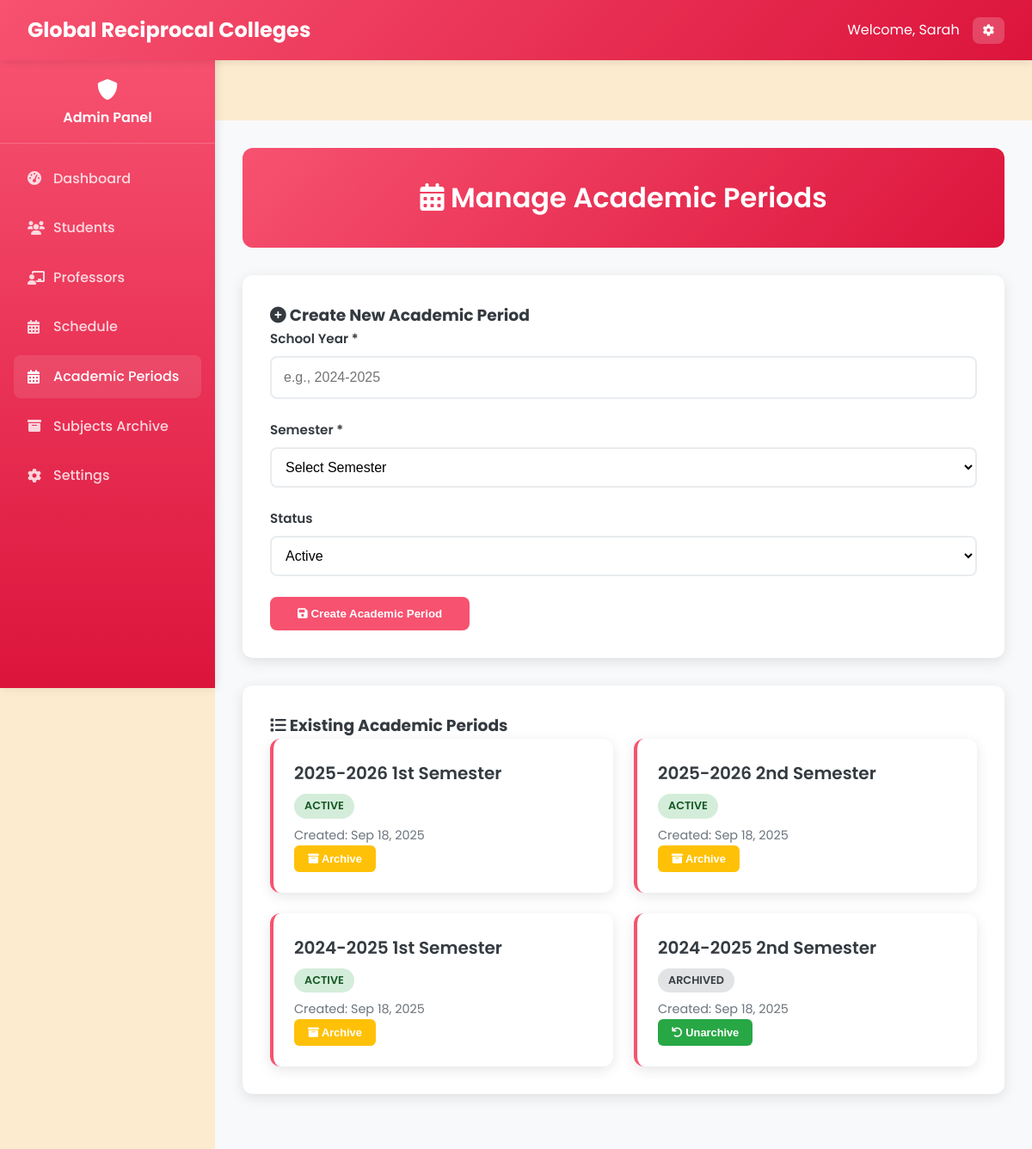
The app's page /Admin/admin_manage_academic_periods.php (signed in) with its own data.
### tables this page shows
CREATE TABLE `school_year_semester` (
  `id` int(11) NOT NULL,
  `school_year` varchar(20) NOT NULL,
  `semester` enum('1st Semester','2nd Semester','Summer') NOT NULL,
  `status` enum('Active','Archived') DEFAULT 'Active',
  `created_at` timestamp NOT NULL DEFAULT current_timestamp(),
  `updated_at` timestamp NOT NULL DEFAULT current_timestamp() ON UPDATE current_timestamp()
);

### Admin/admin_manage_academic_periods.php (the view, shortened to what this page needs)
<?php
require_once '../php/db.php';
try {
    $stmt = $pdo->query("SELECT * FROM school_year_semester ORDER BY school_year DESC, semester");
    $academic_periods = $stmt->fetchAll(PDO::FETCH_ASSOC);
} catch (PDOException $e) {
    $error = 'Error fetching academic periods: ' . $e->getMessage();
    $academic_periods = [];
}
?>
<!DOCTYPE html>
<html lang="en">
<head>
    <link rel="stylesheet" href="../css/styles_fixed.css">
    <link rel="stylesheet" href="https://cdnjs.cloudflare.com/ajax/libs/font-awesome/6.0.0/css/all.min.css">
</head>
<body>
    <?php include '../includes/navbar_admin.php'; ?>
    <?php include '../includes/sidebar_admin.php'; ?>
    <main class="main-content">
        <div class="page-header">
            <h1 class="page-title"><i class="fas fa-calendar-alt"></i> Manage Academic Periods</h1>
        </div>
        <div class="content-card">
            <h3><i class="fas fa-plus-circle"></i> Create New Academic Period</h3>
            <form method="POST">
                <div class="form-group">
                    <label class="form-label" for="school_year">School Year *</label>
                    <input type="text" id="school_year" name="school_year" class="form-input" placeholder="e.g., 2024-2025" required>
                </div>
                <div class="form-group">
                    <label class="form-label" for="semester">Semester *</label>
                    <select id="semester" name="semester" class="form-select" required>
                        <option value="">Select Semester</option>
                    </select>
                </div>
                <div class="form-group">
                    <label class="form-label" for="status">Status</label>
                    <select id="status" name="status" class="form-select">
                        <option value="Active">Active</option>
                    </select>
                </div>
                <button type="submit" class="btn-submit">
                    <i class="fas fa-save"></i> Create Academic Period
                </button>
            </form>
        </div>
        <div class="content-card">
            <h3><i class="fas fa-list"></i> Existing Academic Periods</h3>
            <?php if (empty($academic_periods)): ?>
                <div class="no-data">
                    <p>No academic periods found. Create your first academic period above.</p>
                </div>
            <?php else: ?>
                <div class="grid">
                    <?php foreach ($academic_periods as $period): ?>
                        <div class="card">
                            <div class="card-title"><?php echo htmlspecialchars($period['school_year'] . ' ' . $period['semester']); ?></div>
                            <span class="status status-<?php echo strtolower($period['status']); ?>">
                                <?php echo $period['status']; ?>
                            </span>
                            <div class="card-meta">
                                Created: <?php echo date('M d, Y', strtotime($period['created_at'])); ?>
                            </div>
                            <?php if ($period['status'] === 'Archived'): ?>
                                <form method="POST" style="display: inline;">
                                    <button type="submit" class="btn-unarchive" onclick="return confirm('Are you sure you want to unarchive this academic period?')">
                                        <i class="fas fa-undo"></i> Unarchive
                                    </button>
                                </form>
                            <?php else: ?>
                                <form method="POST" style="display: inline;">
                                    <button type="submit" class="btn-archive" onclick="return confirm('Are you sure you want to archive this academic period?')">
                                        <i class="fas fa-archive"></i> Archive
                                    </button>
                                </form>
                            <?php endif; ?>
                        </div>
                    <?php endforeach; ?>
                </div>
            <?php endif; ?>
        </div>
    </main>
</body>
</html>

### css/styles_fixed.css (style rules this page uses)
:root { --primary: #F75270; --primary-dark: #DC143C; --primary-light: #F7CAC9; --secondary: #F75270; --accent: #F7CAC9; --light: #FDEBD0; --dark: #343a40; --gray: #6c757d; --light-gray: #F7CAC9; --success: #F7CAC9; --warning: #FDEBD0; --danger: #DC143C; --info: #F75270; }
* { margin: 0; padding: 0; box-sizing: border-box; }
body { font-family: 'Poppins', sans-serif; background-color: var(--light); color: var(--dark); line-height: 1.6; }
.main-content { margin-top: 70px; padding: 2rem; min-height: calc(100vh - 70px); background: var(--light); transition: margin-left 0.3s ease; }
.main-content { margin-left: 250px; margin-top: 70px; padding: 2rem; min-height: calc(100vh - 70px); background: var(--light); transition: margin-left 0.3s ease, padding 0.3s ease; }
.form-group { margin-bottom: 1rem; }
.form-label { display: block; font-weight: 500; margin-bottom: 0.5rem; color: var(--dark); }
.form-input { width: 100%; padding: 0.75rem; border: 1px solid var(--light-gray); border-radius: 6px; font-size: 1rem; transition: border-color 0.3s ease; }
.form-group { margin-bottom: 1.5rem; }
.form-group label { display: block; margin-bottom: 0.5rem; font-weight: 600; color: var(--dark); font-size: 0.95rem; }
.form-group input { width: 100%; padding: 0.875rem; border: 2px solid #e9ecef; border-radius: 8px; font-size: 1rem; transition: all 0.2s ease; }

### Admin/admin_manage_academic_periods.php (style rules this page uses)
:root { --primary: #F75270; --primary-dark: #DC143C; --primary-light: #F7CAC9; --secondary: #F75270; --accent: #F7CAC9; --light: #FDEBD0; --dark: #343a40; --gray: #6c757d; --light-gray: #F7CAC9; --success: #28a745; --warning: #ffc107; --danger: #dc3545; --info: #17a2b8; }
.main-content { margin-left: 250px; padding: 2rem; background: #f8f9fa; min-height: 100vh; }
.page-header { background: linear-gradient(135deg, var(--primary) 0%, var(--primary-dark) 100%); color: white; padding: 2rem; border-radius: 12px; margin-bottom: 2rem; text-align: center; }
.page-title { font-size: 2rem; font-weight: 600; margin: 0; }
.content-card { background: white; border-radius: 12px; box-shadow: 0 4px 15px rgba(0, 0, 0, 0.1); padding: 2rem; margin-bottom: 2rem; }
.form-group { margin-bottom: 1.5rem; }
.form-label { display: block; margin-bottom: 0.5rem; font-weight: 600; color: var(--dark); }
.form-input { width: 100%; padding: 0.75rem; border: 2px solid #e9ecef; border-radius: 8px; font-size: 1rem; transition: border-color 0.3s ease; }
.form-select { width: 100%; padding: 0.75rem; border: 2px solid #e9ecef; border-radius: 8px; font-size: 1rem; background: white; cursor: pointer; }
.btn-submit { background: var(--primary); color: white; border: none; padding: 0.75rem 2rem; border-radius: 8px; font-weight: 600; cursor: pointer; transition: all 0.3s ease; }
.btn-archive { background: var(--warning); color: white; border: none; padding: 0.5rem 1rem; border-radius: 6px; font-size: 0.8rem; font-weight: 600; cursor: pointer; transition: all 0.3s ease; }
.btn-unarchive { background: var(--success); color: white; border: none; padding: 0.5rem 1rem; border-radius: 6px; font-size: 0.8rem; font-weight: 600; cursor: pointer; transition: all 0.3s ease; }
.grid { display: grid; grid-template-columns: repeat(auto-fill, minmax(300px, 1fr)); gap: 1.5rem; }
.card { background: white; border-radius: 12px; box-shadow: 0 4px 15px rgba(0, 0, 0, 0.1); padding: 1.5rem; border-left: 4px solid var(--primary); transition: all 0.3s ease; }
.card-title { font-size: 1.25rem; font-weight: 600; color: var(--dark); margin-bottom: 0.5rem; }
.status { display: inline-block; padding: 0.25rem 0.75rem; border-radius: 20px; font-size: 0.8rem; font-weight: 600; text-transform: uppercase; }
.status-active { background: #d4edda; color: #155724; }
.status-archived { background: #e2e3e5; color: #383d41; }
.card-meta { font-size: 0.9rem; color: var(--gray); margin-top: 0.5rem; }

### includes/sidebar_admin.php (style rules this page uses)
.main-content { margin-left: 250px; padding: 2rem; width: calc(100% - 250px); box-sizing: border-box; }

### records on screen
school_year_semester: school_year+semester "2025-2026 1st Semester", status "ACTIVE", created_at "Sep 18, 2025"
school_year_semester: school_year+semester "2025-2026 2nd Semester", status "ACTIVE", created_at "Sep 18, 2025"
school_year_semester: school_year+semester "2024-2025 1st Semester", status "ACTIVE", created_at "Sep 18, 2025"
school_year_semester: school_year+semester "2024-2025 2nd Semester", status "ARCHIVED", created_at "Sep 18, 2025"

### other values on screen
$_SESSION['first_name'] "Sarah"
